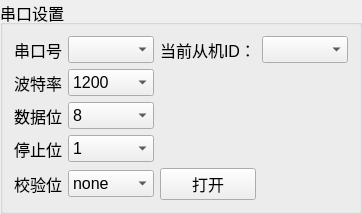
         <widget class="QGroupBox" name="groupBox_17">
          <property name="maximumSize">
           <size>
            <width>480</width>
            <height>16777215</height>
           </size>
          </property>
          <property name="font">
           <font>
            <pointsize>12</pointsize>
           </font>
          </property>
          <property name="title">
           <string>串口设置</string>
          </property>
          <layout class="QGridLayout" name="gridLayout_3">
           <item row="0" column="0">
            <widget class="QLabel" name="label_5">
             <property name="font">
              <font>
               <pointsize>12</pointsize>
              </font>
             </property>
             <property name="text">
              <string>串口号</string>
             </property>
            </widget>
           </item>
           <item row="0" column="1">
            <widget class="QComboBox" name="serialCb"/>
           </item>
           <item row="0" column="2">
            <widget class="QLabel" name="label_59">
             <property name="minimumSize">
              <size>
               <width>80</width>
               <height>0</height>
              </size>
             </property>
             <property name="text">
              <string>当前从机ID：</string>
             </property>
            </widget>
           </item>
           <item row="0" column="3">
            <widget class="QComboBox" name="comboBox_24"/>
           </item>
           <item row="1" column="0">
            <widget class="QLabel" name="label_44">
             <property name="font">
              <font>
               <pointsize>12</pointsize>
              </font>
             </property>
             <property name="text">
              <string>波特率</string>
             </property>
            </widget>
           </item>
           <item row="1" column="1">
            <widget class="QComboBox" name="baundrateCb">
             <item>
              <property name="text">
               <string>1200</string>
              </property>
             </item>
             <item>
              <property name="text">
               <string>4800</string>
              </property>
             </item>
             <item>
              <property name="text">
               <string>9600</string>
              </property>
             </item>
             <item>
              <property name="text">
               <string>38400</string>
              </property>
             </item>
             <item>
              <property name="text">
               <string>115200</string>
              </property>
             </item>
            </widget>
           </item>
           <item row="2" column="0">
            <widget class="QLabel" name="label_45">
             <property name="font">
              <font>
               <pointsize>12</pointsize>
              </font>
             </property>
             <property name="text">
              <string>数据位</string>
             </property>
            </widget>
           </item>
           <item row="2" column="1">
            <widget class="QComboBox" name="dateCb">
             <item>
              <property name="text">
               <string>8</string>
              </property>
             </item>
            </widget>
           </item>
           <item row="3" column="0">
            <widget class="QLabel" name="label_46">
             <property name="font">
              <font>
               <pointsize>12</pointsize>
              </font>
             </property>
             <property name="text">
              <string>停止位</string>
             </property>
            </widget>
           </item>
           <item row="3" column="1">
            <widget class="QComboBox" name="stopCb">
             <item>
              <property name="text">
               <string>1</string>
              </property>
             </item>
            </widget>
           </item>
           <item row="4" column="0">
            <widget class="QLabel" name="label_47">
             <property name="font">
              <font>
               <pointsize>12</pointsize>
              </font>
             </property>
             <property name="text">
              <string>校验位</string>
             </property>
            </widget>
           </item>
           <item row="4" column="1">
            <widget class="QComboBox" name="checkCb">
             <item>
              <property name="text">
               <string>none</string>
              </property>
             </item>
            </widget>
           </item>
           <item row="4" column="2">
            <widget class="QPushButton" name="openBt">
             <property name="text">
              <string>打开</string>
             </property>
            </widget>
           </item>
          </layout>
         </widget>
